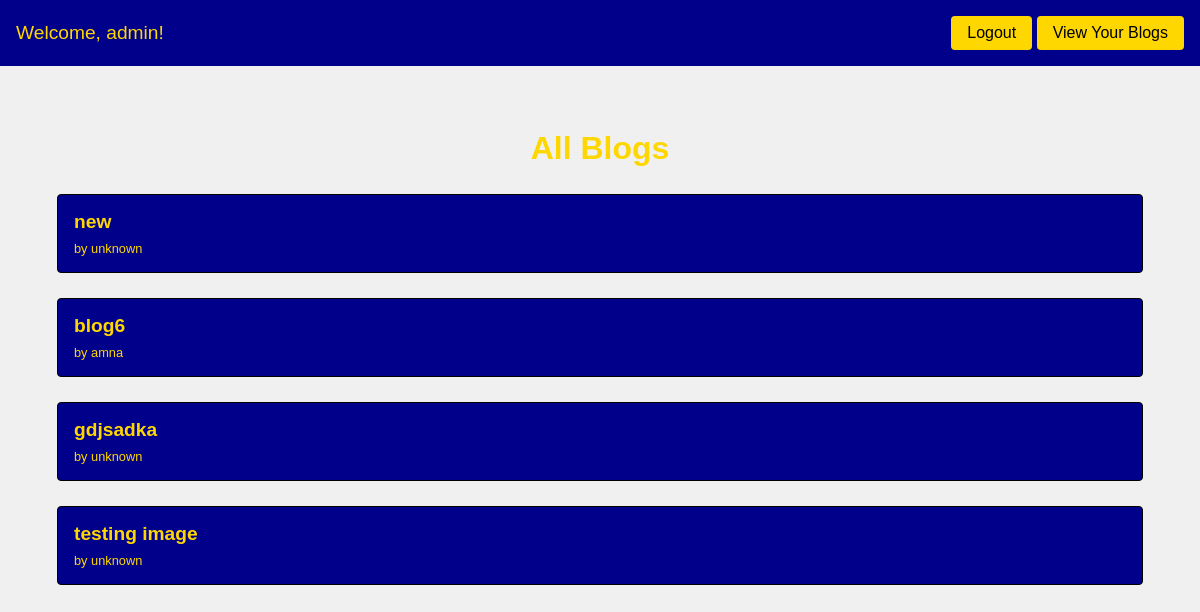
The app's page / (signed in), older data.
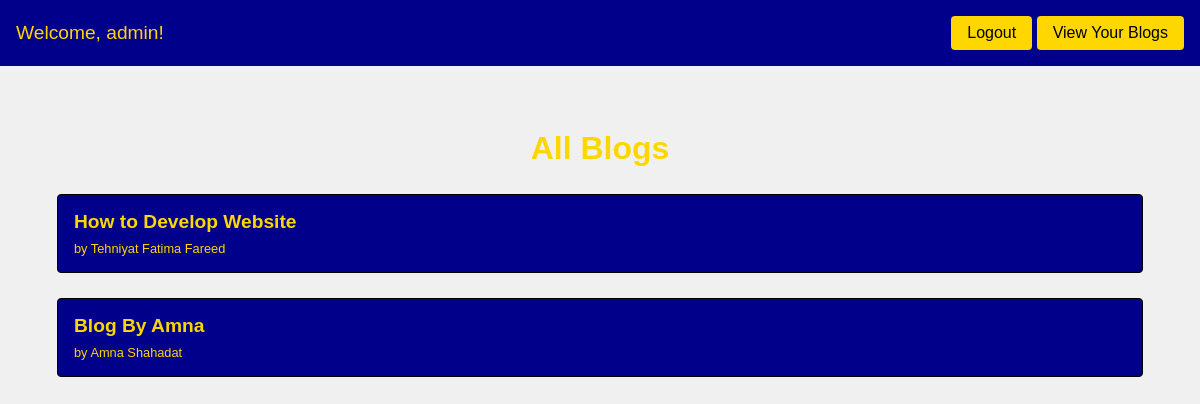
The same page, newer data.
### blog/models.py (models this page shows, shortened)
class Blog(models.Model):
    user = models.ForeignKey(User, on_delete=models.CASCADE)
    title = models.CharField(max_length=200)
    author = models.CharField(max_length=100,default='unknown')
    content = models.TextField()
    image = models.ImageField(upload_to='images/', blank=True, null=True)
    video = models.FileField(upload_to='videos/', blank=True, null=True)
    created_at = models.DateTimeField(auto_now_add=True)

### blog/views.py (the view)
# urls.py: path('', BlogListView.as_view(), name='home'),
class BlogListView(LoginRequiredMixin,ListView):
    model = Blog
    template_name = 'blog/home.html'
    context_object_name = 'blogs'

### blog/templates/blog/home.html (shortened to what this page needs)
{% extends "blog/base.html" %}
{% block content %}
<h2 class="blog-title">All Blogs</h2>
<ul class="blog-list">
  {% for blog in blogs %}
    <li class="blog-list-item">
      <a href="{% url 'blog_detail' blog.pk %}">{{ blog.title }}</a>
      <span class="author">by {{ blog.author }}</span>
    </li>
  {% endfor %}
</ul>
{% endblock %}

### blog/templates/blog/base.html (shortened to what this page needs)
<!DOCTYPE html>
<html>
<head>
</head>
<body>
    <header>
        {% if user.is_authenticated %}
            <p>Welcome, {{ user.username }}!</p>
            <form id="logout-form" action="{% url 'logout' %}" method="post">
                <button type="submit">Logout</button>
                <a href="{% url 'user_blogs' %}" class="btn-primary">View Your Blogs</a>
            </form>
        {% endif %}
    </header>
    <main>
        {% block content %}
        {% endblock %}
    </main>
</body>
</html>

### blog/templates/blog/base.html (style rules this page uses)
body { font-family: Arial, sans-serif; background-color: #f0f0f0; margin: 0; padding: 0; }
header { background-color: #00008B; padding: 1rem; display: flex; justify-content: space-between; align-items: center; color: #FFD700; }
header p { margin: 0; font-size: 1.2rem; }
.btn-primary { display: inline-block; padding: 0.5rem 1rem; font-size: 1rem; border: none; border-radius: 0.25rem; cursor: pointer; color: #000000; background-color: #FFD700; text-decoration: none; transition: background-color 0.3s ease, color 0.3s ease; }
#logout-form { display: inline-block; margin: 0; }
#logout-form button { padding: 0.5rem 1rem; font-size: 1rem; border: none; border-radius: 0.25rem; cursor: pointer; color: #000000; background-color: #FFD700; transition: background-color 0.3s ease, color 0.3s ease; }
main { padding: 2rem; }

### blog/templates/blog/home.html (style rules this page uses)
.btn-primary { display: inline-block; padding: 0.5rem 1rem; font-size: 1rem; border: none; border-radius: 0.25rem; cursor: pointer; color: #000000; background-color: #FFD700; text-decoration: none; transition: background-color 0.3s ease, color 0.3s ease; }
.blog-title { color: #FFD700; font-size: 2rem; margin-top: 2rem; text-align: center; animation: fadeIn 1s ease-in-out; }
.blog-list { padding-left: 0; list-style: none; margin-top: 1.5rem; }
.blog-list-item { background-color: #00008B; border: 1px solid #000000; padding: 1rem; border-radius: 0.25rem; margin: 25px; transition: transform 0.3s ease, box-shadow 0.3s ease; animation: slideInUp 0.5s ease-in-out; }
.blog-list-item:last-child { margin-bottom: 0; }
.blog-list-item a { text-decoration: none; color: #FFD700; font-size: 1.2rem; font-weight: bold; }
.blog-list-item .author { font-size: 0.8rem; color: #FFD700; margin-top: 0.5rem; display: block; }

Row changes from the older to the newer data that the page shows:
removed Blog: title "blog6", author "amna"
removed Blog: title "gdjsadka", author "unknown"
removed Blog: title "testing image", author "unknown"
changed Blog: title "new" → "How to Develop Website"; author "unknown" → "Tehniyat Fatima Fareed"
added Blog: title "Blog By Amna", author "Amna Shahadat"
